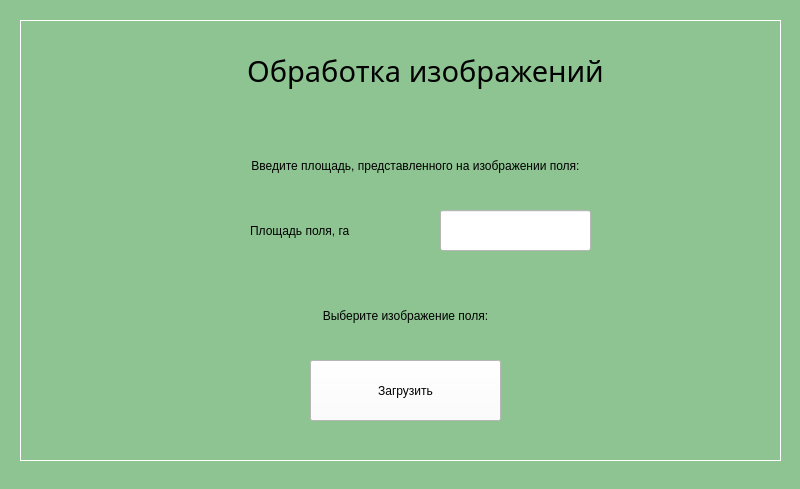
<?xml version="1.0" encoding="UTF-8"?>
<ui version="4.0">
 <class>ResultWindow</class>
 <widget class="QMainWindow" name="ResultWindow">
  <property name="geometry">
   <rect>
    <x>0</x>
    <y>0</y>
    <width>800</width>
    <height>489</height>
   </rect>
  </property>
  <property name="sizePolicy">
   <sizepolicy hsizetype="Fixed" vsizetype="Fixed">
    <horstretch>0</horstretch>
    <verstretch>0</verstretch>
   </sizepolicy>
  </property>
  <property name="minimumSize">
   <size>
    <width>800</width>
    <height>489</height>
   </size>
  </property>
  <property name="maximumSize">
   <size>
    <width>800</width>
    <height>489</height>
   </size>
  </property>
  <property name="windowTitle">
   <string>Результат</string>
  </property>
  <property name="styleSheet">
   <string notr="true">background-color: rgb(141, 196, 145);</string>
  </property>
  <widget class="QWidget" name="centralwidget">
   <widget class="QFrame" name="frame">
    <property name="geometry">
     <rect>
      <x>20</x>
      <y>20</y>
      <width>761</width>
      <height>441</height>
     </rect>
    </property>
    <property name="styleSheet">
     <string notr="true">color: rgb(255, 255, 255);</string>
    </property>
    <property name="frameShape">
     <enum>QFrame::Box</enum>
    </property>
    <property name="frameShadow">
     <enum>QFrame::Plain</enum>
    </property>
    <widget class="QLabel" name="title_lbl">
     <property name="geometry">
      <rect>
       <x>140</x>
       <y>10</y>
       <width>531</width>
       <height>81</height>
      </rect>
     </property>
     <property name="font">
      <font>
       <family>Book Antiqua</family>
       <pointsize>22</pointsize>
      </font>
     </property>
     <property name="styleSheet">
      <string notr="true">color: rgb(0, 0, 0);</string>
     </property>
     <property name="text">
      <string>Обработка изображений</string>
     </property>
     <property name="alignment">
      <set>Qt::AlignCenter</set>
     </property>
    </widget>
    <widget class="QLabel" name="square_lbl">
     <property name="geometry">
      <rect>
       <x>40</x>
       <y>120</y>
       <width>711</width>
       <height>51</height>
      </rect>
     </property>
     <property name="styleSheet">
      <string notr="true">font: 14pt &quot;Book Antiqua&quot;;
color: rgb(0, 0, 0);</string>
     </property>
     <property name="text">
      <string>Введите площадь, представленного на изображении поля:</string>
     </property>
     <property name="alignment">
      <set>Qt::AlignCenter</set>
     </property>
    </widget>
    <widget class="QLineEdit" name="field_square_tb">
     <property name="geometry">
      <rect>
       <x>420</x>
       <y>190</y>
       <width>151</width>
       <height>41</height>
      </rect>
     </property>
     <property name="styleSheet">
      <string notr="true">font: 14pt &quot;Book Antiqua&quot;;
color: rgb(0, 0, 0);
background-color: rgb(255, 255, 255);</string>
     </property>
     <property name="alignment">
      <set>Qt::AlignCenter</set>
     </property>
    </widget>
    <widget class="QLabel" name="square_lbl_2">
     <property name="geometry">
      <rect>
       <x>230</x>
       <y>200</y>
       <width>201</width>
       <height>21</height>
      </rect>
     </property>
     <property name="styleSheet">
      <string notr="true">font: 14pt &quot;Book Antiqua&quot;;
color: rgb(0, 0, 0);</string>
     </property>
     <property name="text">
      <string>Площадь поля, га</string>
     </property>
    </widget>
    <widget class="QPushButton" name="select_img_btn">
     <property name="geometry">
      <rect>
       <x>290</x>
       <y>340</y>
       <width>191</width>
       <height>61</height>
      </rect>
     </property>
     <property name="styleSheet">
      <string notr="true">background-color: rgb(255, 255, 255);
color: rgb(0, 0, 0);
font: 14pt &quot;Book Antiqua&quot;;</string>
     </property>
     <property name="text">
      <string>Загрузить</string>
     </property>
     <property name="checkable">
      <bool>false</bool>
     </property>
     <property name="autoRepeatDelay">
      <number>300</number>
     </property>
    </widget>
    <widget class="QLabel" name="square_lbl_3">
     <property name="geometry">
      <rect>
       <x>210</x>
       <y>270</y>
       <width>351</width>
       <height>51</height>
      </rect>
     </property>
     <property name="styleSheet">
      <string notr="true">font: 14pt &quot;Book Antiqua&quot;;
color: rgb(0, 0, 0);</string>
     </property>
     <property name="text">
      <string>Выберите изображение поля:</string>
     </property>
     <property name="alignment">
      <set>Qt::AlignCenter</set>
     </property>
    </widget>
    <zorder>title_lbl</zorder>
    <zorder>square_lbl</zorder>
    <zorder>square_lbl_2</zorder>
    <zorder>select_img_btn</zorder>
    <zorder>square_lbl_3</zorder>
    <zorder>field_square_tb</zorder>
   </widget>
  </widget>
  <widget class="QStatusBar" name="statusbar"/>
 </widget>
 <resources/>
 <connections/>
</ui>
